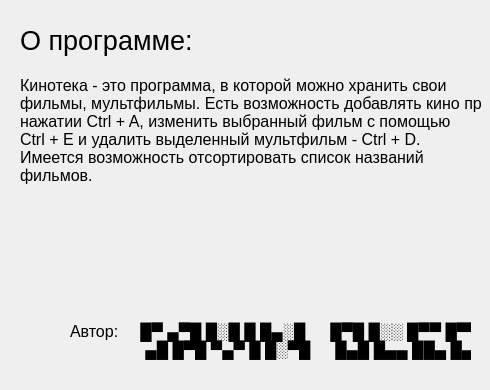
<?xml version="1.0" encoding="UTF-8"?>
<ui version="4.0">
 <class>Form</class>
 <widget class="QWidget" name="Form">
  <property name="geometry">
   <rect>
    <x>0</x>
    <y>0</y>
    <width>490</width>
    <height>390</height>
   </rect>
  </property>
  <property name="font">
   <font>
    <family>Arial</family>
    <pointsize>12</pointsize>
   </font>
  </property>
  <property name="windowTitle">
   <string>О программе</string>
  </property>
  <property name="layoutDirection">
   <enum>Qt::LeftToRight</enum>
  </property>
  <widget class="QLabel" name="about_prog">
   <property name="geometry">
    <rect>
     <x>20</x>
     <y>20</y>
     <width>181</width>
     <height>41</height>
    </rect>
   </property>
   <property name="font">
    <font>
     <pointsize>20</pointsize>
    </font>
   </property>
   <property name="text">
    <string>О программе:</string>
   </property>
  </widget>
  <widget class="QLabel" name="all">
   <property name="geometry">
    <rect>
     <x>20</x>
     <y>70</y>
     <width>461</width>
     <height>121</height>
    </rect>
   </property>
   <property name="text">
    <string>Кинотека - это программа, в которой можно хранить свои
фильмы, мультфильмы. Есть возможность добавлять кино при
нажатии Ctrl + A, изменить выбранный фильм с помощью
Ctrl + E и удалить выделенный мультфильм - Ctrl + D.
Имеется возможность отсортировать список названий
фильмов.</string>
   </property>
   <property name="textFormat">
    <enum>Qt::AutoText</enum>
   </property>
  </widget>
  <widget class="QLabel" name="author">
   <property name="geometry">
    <rect>
     <x>70</x>
     <y>320</y>
     <width>401</width>
     <height>41</height>
    </rect>
   </property>
   <property name="text">
    <string>Автор:     █▀ ▄▀█ █░█ █ █▄░█   █▀█ █░░ █▀▀ █▀▀
                 ▄█ █▀█ ▀▄▀ █ █░▀█   █▄█ █▄▄ ██▄ █▄█</string>
   </property>
  </widget>
 </widget>
 <resources/>
 <connections/>
</ui>
